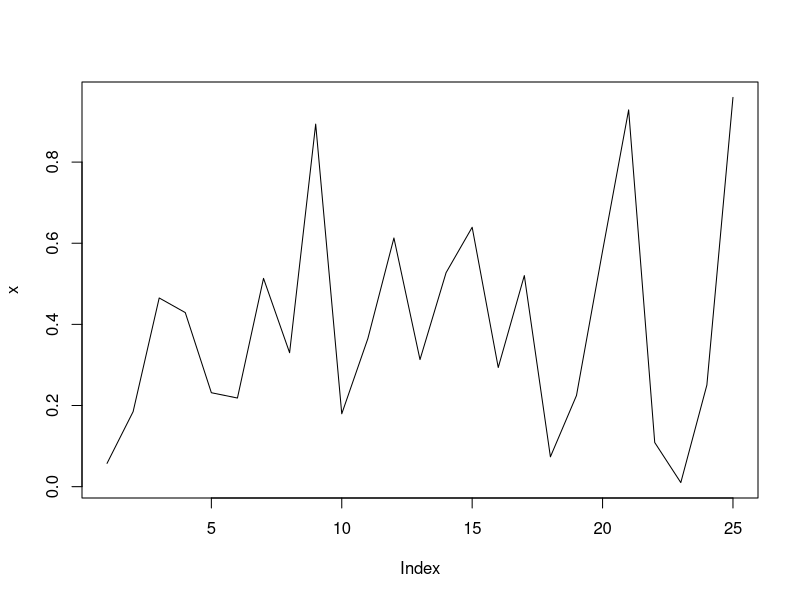
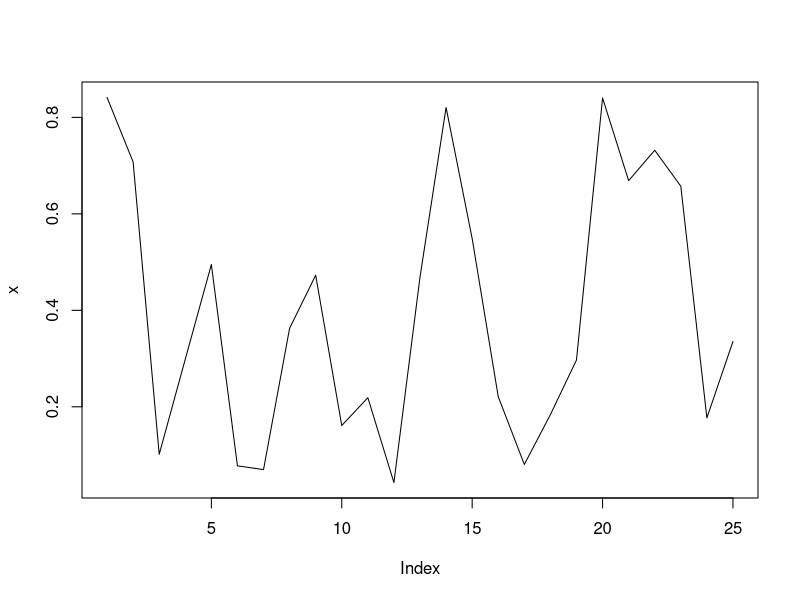
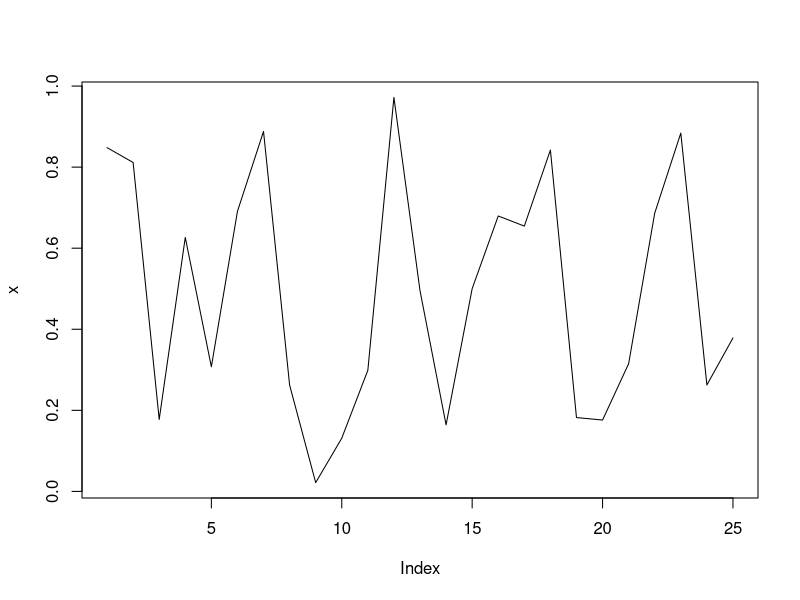
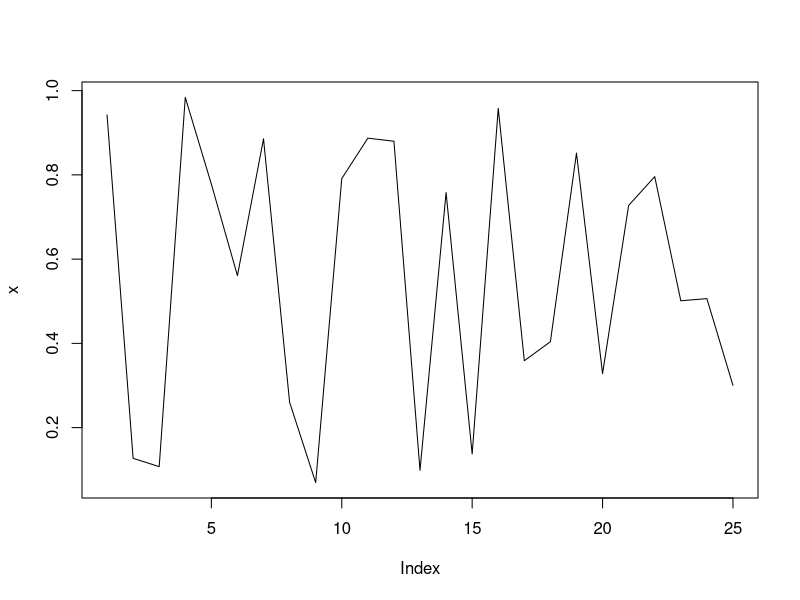
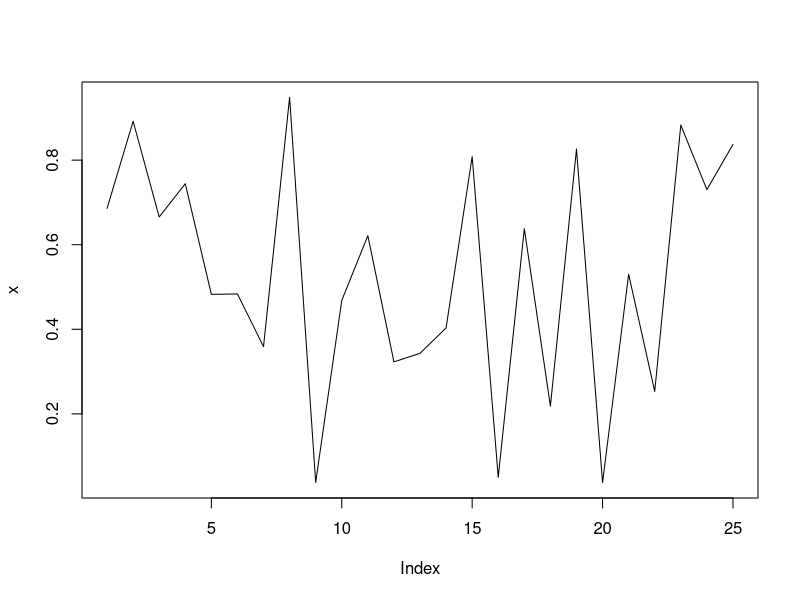
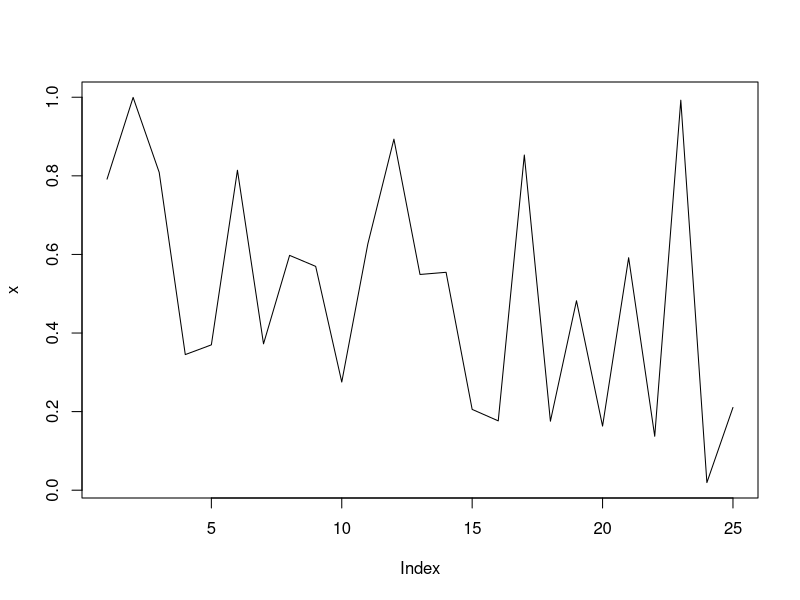
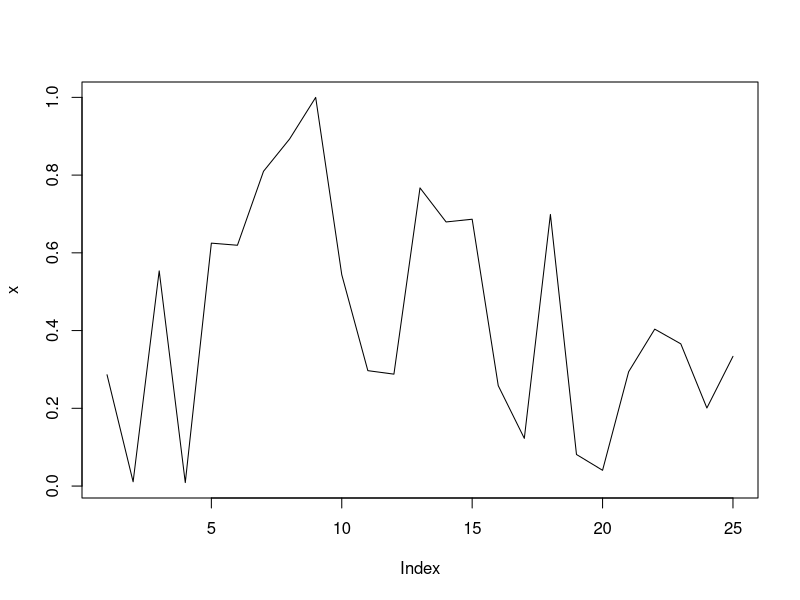
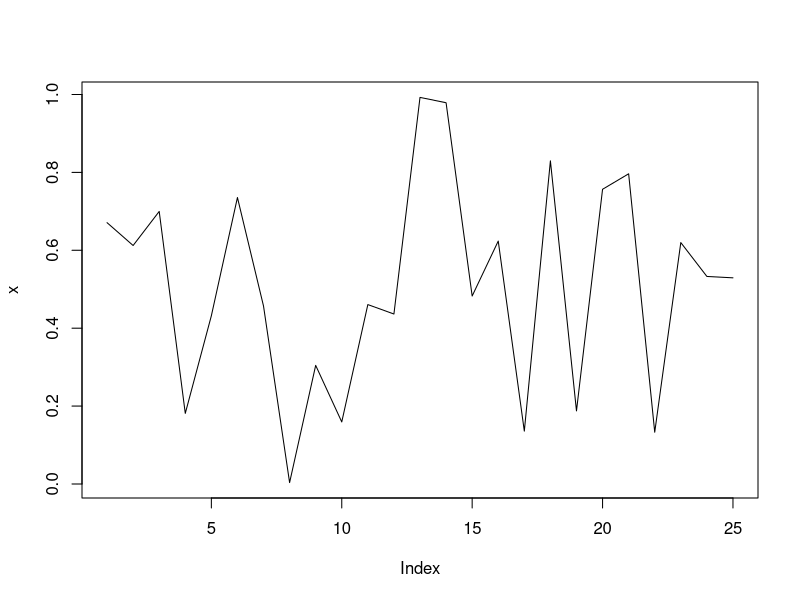

Write the R code that produced these figures, in order. (Note: this script raises an error after producing the figures.)
## ---- chunk 1
knitr::opts_chunk$set(echo = TRUE)
## ---- chunk 2
i = 1
(2^i)^20
## ---- chunk 3
n = 4
(2*n+1)^13
## ---- chunk 4
i = 0:1
resultado1 = (2^i)^20
n = 0:4
resultado2 = (2*n+1)^13
interseccion = intersect(resultado1, resultado2)
interseccion
## ---- chunk 5
t = 1
(sin(2*pi*t))^5
## ---- chunk 6
runif(10)
## ---- chunk 7
c("a","b","c","d","e","f","g","h","i","j","k","l","m","n","ñ","o")

## ---- chunk 8
x1 <- c("1","2",2+3i,5+41)
x2 <- log(c(T,T,T,T,F))
x3 <- !(c(1,3,4,12,12.1,99,100))
x4 <- c(1,2,3)<"a"
x5 <- 1:10
## ---- chunk 9
columna1 = c("v", "c","d")
columna2 = c("a", "b","c")
matriz1 = matrix(c(columna1, columna2), nrow = 2, ncol = 3)
matriz1

## ---- chunk 10
columna1 = c("a","b","c","d")
columna2 = c("b","j","k","w")
columna3 = c("v","h","y","t")
columna4 = c("l","m","n","o")
matriz1 =matrix(c(columna1, columna2, columna3, columna4), nrow = 4, ncol =4)
matriz1
## ---- chunk 11
columna1 = c("a","b","c","d","e")
columna2 = c("f","g","h","i","j")
columna3 = c("k","l","m","n","ñ")
columna4 = c("o","p","q","r","s")
columna5 = c("t","u","v","w","x")
matriz1 =matrix(c(columna1, columna2, columna3, columna4, columna5), nrow = 5, ncol =5)
matriz1
## ---- chunk 12
columna1 = c("a","b")
columna2 = c("c","d")
matriz1 =matrix(c(columna1,columna2), nrow = 2, ncol= 2)
matriz1
## ---- chunk 13

## ---- chunk 14
for(i in 1:40){
  x <- runif(25)
write(x,paste("Archivo",i,".txt", sep=""))
pdf(paste("Archivo",i,".pdf", sep=""))
plot(x,type ="l")
dev.off()
}
  

